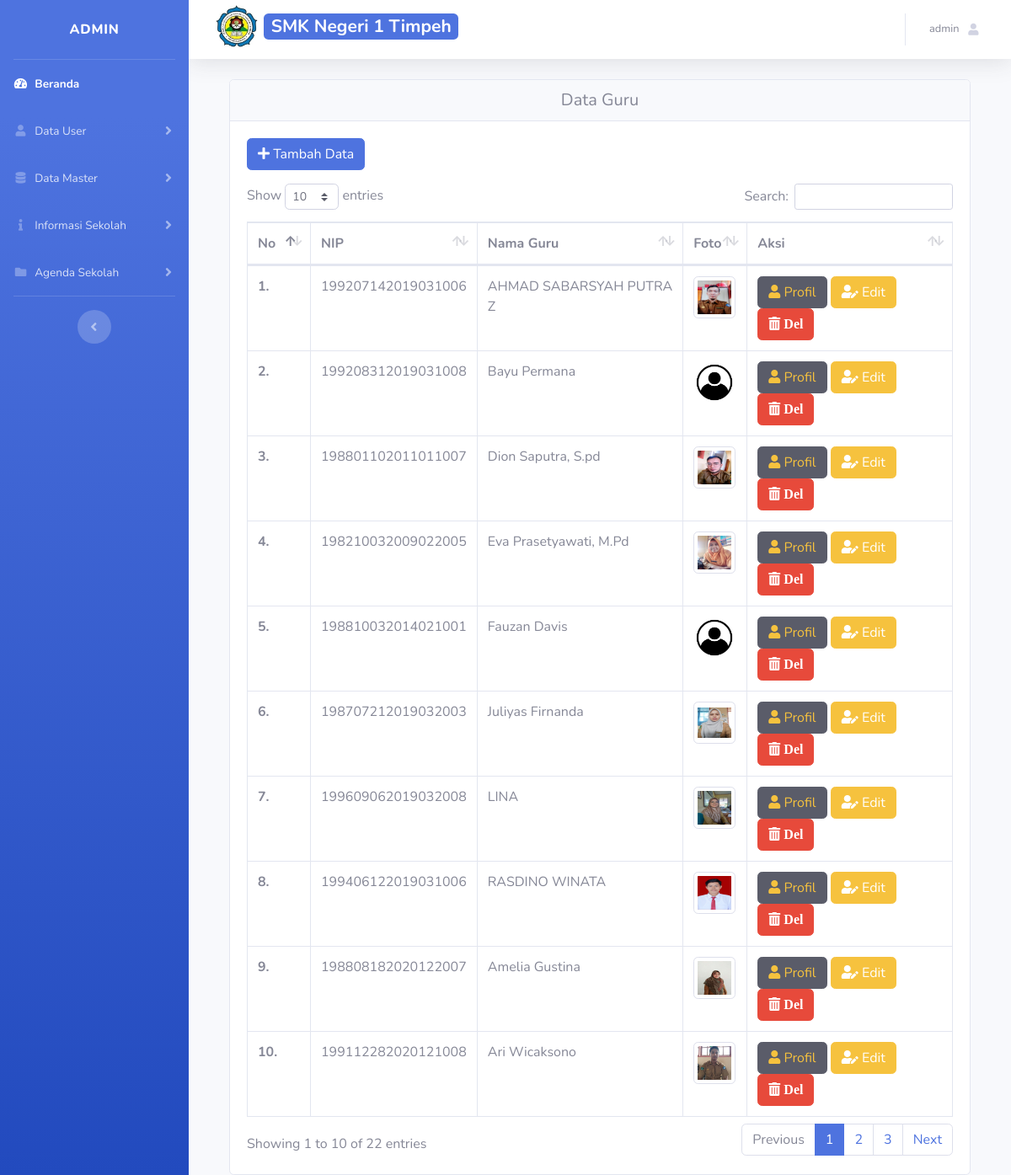
The page /admin/index.php?page=guru (signed in) on the database its author committed.
### tables this page shows
CREATE TABLE IF NOT EXISTS `tb_sekolah` (
  `id_sekolah` int(11) NOT NULL AUTO_INCREMENT,
  `nama_sekolah` varchar(50) NOT NULL,
  `visi` longtext NOT NULL,
  `misi` longtext NOT NULL,
  `sejarah_sekolah` longtext NOT NULL,
  `kata_sambutan` longtext NOT NULL,
  `foto_logo` varchar(255) NOT NULL,
  `foto_struktur` varchar(255) NOT NULL,
  `peta_sekolah` varchar(255) NOT NULL,
  `lokasi_sekolah` varchar(255) NOT NULL,
  `foto_utama` varchar(255) NOT NULL,
  PRIMARY KEY (`id_sekolah`)
);

CREATE TABLE IF NOT EXISTS `tb_guru` (
  `id_guru` int(11) NOT NULL AUTO_INCREMENT,
  `nip` varchar(50) NOT NULL,
  `nama_guru` varchar(50) NOT NULL,
  `foto` varchar(255) NOT NULL,
  `tgl_lahir` date NOT NULL,
  `tempat_lahir` varchar(50) NOT NULL,
  `jk` varchar(50) NOT NULL,
  `nohp` varchar(50) NOT NULL,
  `email` varchar(128) NOT NULL,
  `jabatan` varchar(50) NOT NULL,
  `golongan` varchar(50) NOT NULL,
  `nuptk` varchar(50) NOT NULL,
  PRIMARY KEY (`id_guru`)
);

### admin/modul/guru/data_guru.php (the view, shortened to what this page needs)
<div class="container mt-3">
    <div class="card">
        <h5 class="card-header text-center">Data Guru</h5>
        <div class="card-body">
            <a href="?page=guru&act=add" class="btn btn-primary mb-3"><i class="fa fa-plus"></i> Tambah Data</a></button>
            <div class="table-responsive">
                <table class="table table-bordered" id="dataTable" width="100%" cellspacing="0">
                    <thead>
                        <tr>
                            <th>No</th>
                            <th>NIP</th>
                            <th>Nama Guru</th>
                            <th>Foto</th>
                            <th>Aksi</th>
                        </tr>
                    </thead>
                    <tbody>
                        <?php
                        $no = 1;
                        $sql = mysqli_query($koneksi, "SELECT * FROM tb_guru");
                        foreach ($sql as $d) { ?>
                            <tr>
                                <td width="50"><b><?= $no++; ?>.</b> </td>
                                <td>
                                    <?php
                                    if ($d['nip'] == '') {
                                        echo "_";
                                    } else {
                                    ?>
                                        <?= $d['nip'] ?>
                                    <?php
                                    }
                                    ?>
                                </td>
                                <td><?= $d['nama_guru'] ?> </td>
                                <td>
                                    <?php
                                    if ($d['foto'] == '') {
                                    ?>
                                        <img src="../assets/sumber/img/guru/user.png" class="img-fluid" style="width:50px;height:50px;">
                                    <?php
                                    } else {
                                    ?>
                                        <img src=" ../assets/sumber/img/guru/<?= $d['foto'] ?>" class="img-thumbnail" style="width:50px;height:50px;">
                                    <?php
                                    }
                                    ?>
                                </td>
                                <td>
                                    <a data-toggle="modal" data-target="#DetailGuruModal<?= $d['id_guru'] ?>" class="btn btn-dark btn-xs text-warning"><i class="fas fa-user"></i> Profil</a>
                                    <a href="?page=guru&act=edit&id=<?= $d['id_guru'] ?>" class="btn btn-warning btn-xs"><i class="fas fa-user-edit"></i> Edit</a>
                                    <a href="?page=guru&act=del&id=<?= $d['id_guru'] ?>" onClick="return confirm('Apakah data akan dihapus ?')">
                                        <button type="submit" name="submit" id="submit" class="btn btn-danger btn-xst"><i class="fas fa-trash-alt"> Del</i></button>
                                    </a>
                                </td>
                            </tr>
                        <?php } ?>
                    </tbody>
                </table>
            </div>
        </div>
    </div>

### admin/index.php (shortened to what this page needs)
<?php
include '../config/koneksi.php';
$oke = mysqli_query($koneksi, "SELECT * FROM tb_sekolah");
$oke1 = mysqli_fetch_array($oke);
if (@$_SESSION['Admin']) {
?>
    <?php
    if (@$_SESSION['Admin']) {
        $sesi = @$_SESSION['Admin'];
    }
    $sql = mysqli_query($koneksi, "SELECT * FROM tb_admin WHERE id_admin = '$sesi'") or die(mysqli_error($koneksi));
    $data = mysqli_fetch_array($sql);
    ?>
    <!DOCTYPE html>
    <html lang="en">
    <head>
        <link href="../assets/assets2/vendor/fontawesome-free/css/all.min.css" rel="stylesheet" type="text/css">
        <link href="../assets/assets2/css/sb-admin-2.min.css" rel="stylesheet">
        <link href="../assets/assets2/vendor/datatables/dataTables.bootstrap4.min.css" rel="stylesheet">
    </head>
    <body id="page-top">
        <div id="wrapper">
            <ul class="navbar-nav bg-gradient-primary sidebar sidebar-dark accordion" id="accordionSidebar">
                <a class="sidebar-brand d-flex align-items-center justify-content-center" href="index.php">
                    <?= $data['nama_admin']; ?>
                </a>
                <hr class="sidebar-divider my-0">
                <li class="nav-item active">
                    <a class="nav-link" href="index.php">
                        <i class="fas fa-fw fa-tachometer-alt"></i>
                        <span>Beranda</span></a>
                </li>
                <li class="nav-item">
                    <a class="nav-link collapsed" href="#" data-toggle="collapse" data-target="#collapseTwo" aria-expanded="true" aria-controls="collapseTwo">
                        <i class="fas fa-fw fa-user"></i>
                        <span>Data User</span>
                    </a>
                </li>
                <li class="nav-item">
                    <a class="nav-link collapsed" href="#" data-toggle="collapse" data-target="#collapseUtilities" aria-expanded="true" aria-controls="collapseUtilities">
                        <i class="fas fa-fw fa-database"></i>
                        <span>Data Master</span>
                    </a>
                </li>
                <li class="nav-item">
                    <a class="nav-link collapsed" href="#" data-toggle="collapse" data-target="#informasiSekolah" aria-expanded="true" aria-controls="informasiSekolah">
                        <i class="fas fa-fw fa-info"></i>
                        <span>Informasi Sekolah</span>
                    </a>
                </li>
                <li class="nav-item">
                    <a class="nav-link collapsed" href="#" data-toggle="collapse" data-target="#kegiatanSekolah" aria-expanded="true" aria-controls="kegiatanSekolah">
                        <i class="fas fa-fw fa-folder"></i>
                        <span>Agenda Sekolah</span>
                    </a>
                </li>
                <hr class="sidebar-divider d-none d-md-block">
                <div class="text-center d-none d-md-inline">
                    <button class="rounded-circle border-0" id="sidebarToggle"></button>
                </div>
            </ul>
            <div id="content-wrapper" class="d-flex flex-column">
                <div id="content">
                    <nav class="navbar navbar-expand navbar-light bg-white topbar mb-4 static-top shadow">
                        <form class="d-none d-sm-inline-block form-inline mr-auto ml-md-3 my-2 my-md-0 mw-100 navbar-search">
                            <h3>
                                <img src="../assets/sumber/img/app/<?= $oke1['foto_logo'] ?>" class="img-fluid" style="width:50px;height:50px;" alt="">
                                <span class="badge badge-primary">
                                    <?= $oke1['nama_sekolah']; ?>
                                </span>
                            </h3>
                        </form>
                        <ul class="navbar-nav ml-auto">
                            <li class="nav-item dropdown no-arrow">
                                <a class="nav-link dropdown-toggle" href="#" id="userDropdown" role="button" data-toggle="dropdown" aria-haspopup="true" aria-expanded="false">
                                    <span class="mr-2 d-none d-lg-inline text-gray-600 small">
                                        <?= $data['nama_admin']; ?>
                                    </span>
                                    <i class="fas fa-user fa-sm fa-fw mr-2 text-gray-400"></i>
                                </a>
                            </li>
                        </ul>
                    </nav>
                    <div class="container-fluid">
                        <?php
                        $page = @$_GET['page'];
                        $act = @$_GET['act'];
                        if ($page == 'guru') {
                            if ($act == '') {
                                include 'modul/guru/data_guru.php';
                            } elseif ($act == 'add') {
                                include 'modul/guru/add_guru.php';
                            } elseif ($act == 'edit') {
                                include 'modul/guru/edit_guru.php';
                            } elseif ($act == 'del') {
                                include 'modul/guru/del_guru.php';
                            }
                        } elseif ($page == '') {
                            include 'home.php';
                        } else {
                            echo "<b>4014!</b> Tidak ada halaman !";
                        }
                        ?>
                    </div>
                </div>
            </div>
        </div>
    <?php } else {
    include 'modul/500.html';
}
    ?>
    </body>
    </html>

### rows shown on the page
tb_sekolah: foto_logo (picture), nama_sekolah "SMK Negeri 1 Timpeh"
tb_guru: nip "199207142019031006", nama_guru "AHMAD SABARSYAH PUTRA Z", foto (picture)
tb_guru: nip "199208312019031008", nama_guru "Bayu Permana"
tb_guru: nip "198801102011011007", nama_guru "Dion Saputra, S.pd", foto (picture)
tb_guru: nip "198210032009022005", nama_guru "Eva Prasetyawati, M.Pd", foto (picture)
tb_guru: nip "198810032014021001", nama_guru "Fauzan Davis"
tb_guru: nip "198707212019032003", nama_guru "Juliyas Firnanda", foto (picture)
tb_guru: nip "199609062019032008", nama_guru "LINA", foto (picture)
tb_guru: nip "199406122019031006", nama_guru "RASDINO WINATA", foto (picture)
tb_guru: nip "198808182020122007", nama_guru "Amelia Gustina", foto (picture)
tb_guru: nip "199112282020121008", nama_guru "Ari Wicaksono", foto (picture)

### other values the page prints
$data['nama_admin'] "ADMIN"
$data['nama_admin'] "admin"
